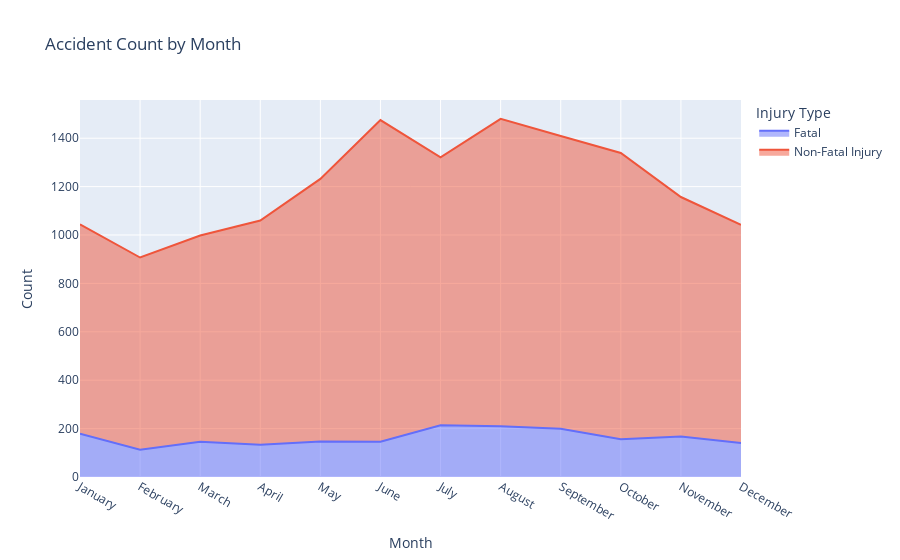

The notebook cell saved with this chart:
### Markdown cell above
## Plotting AREA graph showing TARGET col by MONTH

### Code cell
import plotly.express as px

# Group by 'WEEKDAY_NAME' and 'ACCIDENT_LOC', calculate size, reset index
df_grouped = df_train.groupby(['MONTH', 'TARGET']).size().reset_index(name='Count')

# Map month numbers to month names
month_names = {1: 'January', 2: 'February', 3: 'March', 4: 'April', 5: 'May', 6: 'June', 7: 'July', 8: 'August', 9: 'September', 10: 'October', 11: 'November', 12: 'December'}

# Apply mapping to the 'MONTH' column
df_grouped['MONTH'] = df_grouped['MONTH'].map(month_names)

# Create an area plot using Plotly
fig = px.area(df_grouped, x='MONTH', y='Count', color='TARGET',
              title='Accident Count by Month')
fig.update_layout(xaxis_title='Month', yaxis_title='Count', legend_title='Injury Type')
fig.show()

### Figure 1 — Plotly figure (JSON) as saved in the notebook; plotly's stock layout.template omitted (floating-point values rounded to 4 significant figures)
{"data": [{"fillpattern": {"shape": ""}, "hovertemplate": "TARGET=Fatal<br>MONTH=%{x}<br>Count=%{y}<extra></extra>", "legendgroup": "Fatal", "line": {"color": "#636efa"}, "marker": {"symbol": "circle"}, "mode": "lines", "name": "Fatal", "orientation": "v", "showlegend": true, "stackgroup": "1", "type": "scatter", "x": ["January", "February", "March", "April", "May", "June", "July", "August", "September", "October", "November", "December"], "xaxis": "x", "y": [179, 113, 146, 133, 147, 146, 214, 210, 199, 156, 167, 140], "yaxis": "y"}, {"fillpattern": {"shape": ""}, "hovertemplate": "TARGET=Non-Fatal Injury<br>MONTH=%{x}<br>Count=%{y}<extra></extra>", "legendgroup": "Non-Fatal Injury", "line": {"color": "#EF553B"}, "marker": {"symbol": "circle"}, "mode": "lines", "name": "Non-Fatal Injury", "orientation": "v", "showlegend": true, "stackgroup": "1", "type": "scatter", "x": ["January", "February", "March", "April", "May", "June", "July", "August", "September", "October", "November", "December"], "xaxis": "x", "y": [865, 794, 852, 927, 1085, 1329, 1107, 1270, 1210, 1183, 990, 902], "yaxis": "y"}], "layout": {"legend": {"title": {"text": "Injury Type"}, "tracegroupgap": 0}, "title": {"text": "Accident Count by Month"}, "xaxis": {"anchor": "y", "domain": [0, 1], "title": {"text": "Month"}}, "yaxis": {"anchor": "x", "domain": [0, 1], "title": {"text": "Count"}}}}
